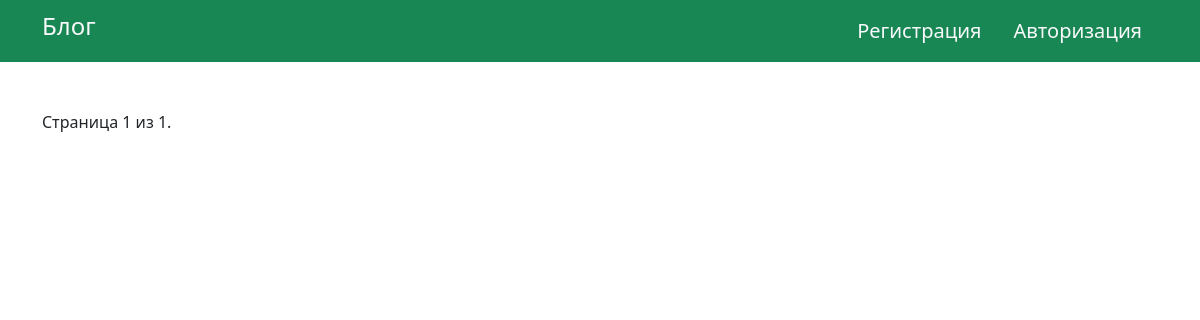
Page /blog/ on the earlier database version.
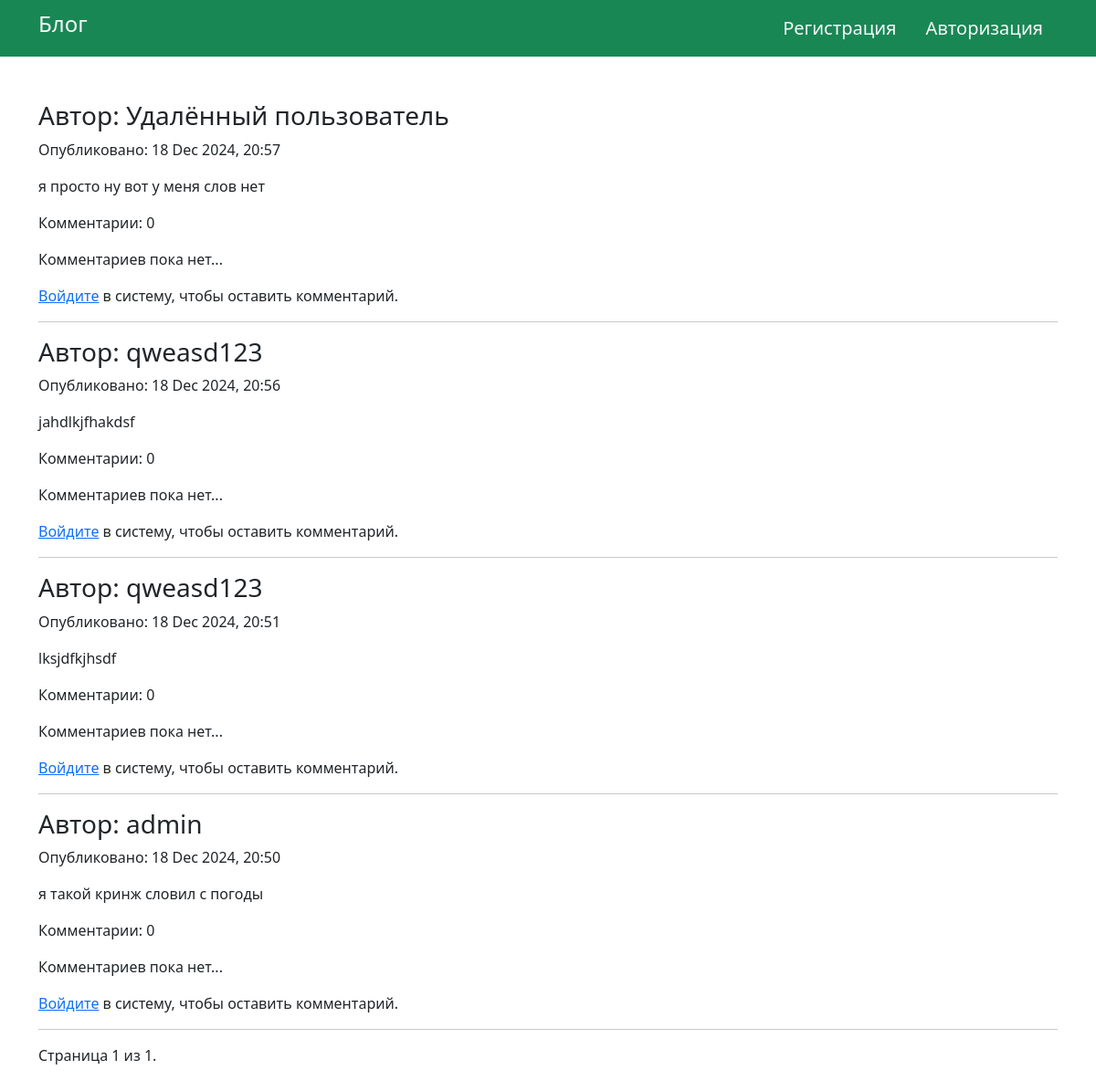
Same page on the later database version.
### blog/models.py (models this page shows, shortened)
class Post(models.Model):
    author = models.ForeignKey(CustomUser, on_delete=models.SET_NULL, null=True, blank=True, related_name='posts')
    content = models.TextField()
    created_at = models.DateTimeField(default=timezone.now)
    updated_at = models.DateTimeField(auto_now=True)
    likes = models.ManyToManyField(CustomUser, related_name='liked_posts', blank=True)

class CustomUser(AbstractUser):
    username = models.CharField(max_length=150, unique=True)
    avatar = models.ImageField(upload_to='avatars/', blank=True, null=True)
    bio = models.TextField(blank=True)
    email = models.EmailField(max_length=150, verbose_name='Email', unique=True)
    password = models.CharField(max_length=150, verbose_name='Пароль')
    USERNAME_FIELD = 'username'
    REQUIRED_FIELDS = ['email', 'avatar']

### blog/views.py (the view)
# urls.py: path('', views.home, name='home'),
def home(request):
    posts = Post.objects.all().order_by('-created_at')
    paginator = Paginator(posts, 50)
    page_number = request.GET.get('page')
    page_obj = paginator.get_page(page_number)
    comment_count = [
        {
            "post": post,
            'comments_count': post.comments.count()
        }
        for post in page_obj.object_list
    ]
    comment_form = CommentForm()
    return render(request, "blog/home.html", {
        "posts": posts,
        "page_obj": page_obj,
        "comment_count": comment_count,
        "comment_form": comment_form,
    })

### blog/templates/blog/home.html (shortened to what this page needs)
{% extends 'main.html' %}
{% block content %}
{% for post in page_obj %}
  <div class="post">
    <h3>Автор: {{ post.author.username|default:"Удалённый пользователь" }}</h3>
    <p>Опубликовано: {{ post.created_at|date:"d M Y, H:i" }}</p>
    <p>{{ post.content }}</p>
    <p>Комментарии: {{ post.comments.count }}</p>
    {% for comment in post.comments.all %}
        <p>{{ comment.content }} — {{ comment.author.username|default:"Удалённый пользователь" }}</p>
        {% if comment.author == request.user %}
            <a href="{% url 'blog:edit_comment' comment.id %}">Редактировать комментарий</a>
            <a href="{% url 'blog:delete_comment' comment.id %}">Удалить комментарий</a>
        {% endif %}
      {% empty %}
      <p>Комментариев пока нет...</p>
    {% endfor %}
    {% if user.is_authenticated %}
        <h5>Добавить комментарий</h5>
        <form method="post" class="form py-3" action="{% url 'blog:add_comment' post.id %}">
            {% csrf_token %}
            {{ comment_form.as_p }}
            <button type="submit" class="btn btn-success">Отправить комментарий</button>
        </form>
    {% else %}
        <p><a href="{% url 'blog:login' %}">Войдите</a> в систему, чтобы оставить комментарий.</p>
    {% endif %}
  </div>
  <hr>
{% endfor %}
<div class="pagination">
    <div class="step-links">
        <span class="current">
            Страница {{ page_obj.number }} из {{ page_obj.paginator.num_pages }}.
        </span>
    </div>
</div>
{% endblock %}

Differences in the rows shown:
added Post: author.username "Удалённый пользователь", created_at "18 Dec 2024, 20:57", content "я просто ну вот у меня слов нет", comments.count "0"
added Post: author.username "qweasd123", created_at "18 Dec 2024, 20:56", content "jahdlkjfhakdsf", comments.count "0"
added Post: author.username "qweasd123", created_at "18 Dec 2024, 20:51", content "lksjdfkjhsdf", comments.count "0"
added Post: author.username "admin", created_at "18 Dec 2024, 20:50", content "я такой кринж словил с погоды", comments.count "0"
